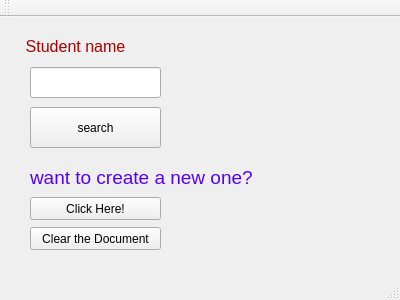
<?xml version="1.0" encoding="UTF-8"?>
<ui version="4.0">
 <class>MainWindow</class>
 <widget class="QMainWindow" name="MainWindow">
  <property name="geometry">
   <rect>
    <x>0</x>
    <y>0</y>
    <width>400</width>
    <height>300</height>
   </rect>
  </property>
  <property name="windowTitle">
   <string>MainWindow</string>
  </property>
  <widget class="QWidget" name="centralWidget">
   <widget class="QLabel" name="label">
    <property name="geometry">
     <rect>
      <x>10</x>
      <y>20</y>
      <width>131</width>
      <height>20</height>
     </rect>
    </property>
    <property name="text">
     <string>&lt;html&gt;&lt;head/&gt;&lt;body&gt;&lt;p align=&quot;center&quot;&gt;&lt;span style=&quot; font-size:12pt; color:#aa0000;&quot;&gt;Student name&lt;/span&gt;&lt;/p&gt;&lt;/body&gt;&lt;/html&gt;</string>
    </property>
   </widget>
   <widget class="QPushButton" name="search">
    <property name="geometry">
     <rect>
      <x>30</x>
      <y>90</y>
      <width>131</width>
      <height>41</height>
     </rect>
    </property>
    <property name="text">
     <string>search</string>
    </property>
   </widget>
   <widget class="QLineEdit" name="Sname">
    <property name="geometry">
     <rect>
      <x>30</x>
      <y>50</y>
      <width>131</width>
      <height>31</height>
     </rect>
    </property>
   </widget>
   <widget class="QLabel" name="label_2">
    <property name="geometry">
     <rect>
      <x>30</x>
      <y>140</y>
      <width>261</width>
      <height>41</height>
     </rect>
    </property>
    <property name="text">
     <string>&lt;html&gt;&lt;head/&gt;&lt;body&gt;&lt;p&gt;&lt;span style=&quot; font-size:14pt; color:#5500ff;&quot;&gt;want to create a new one?&lt;/span&gt;&lt;/p&gt;&lt;/body&gt;&lt;/html&gt;</string>
    </property>
   </widget>
   <widget class="QPushButton" name="wantCreate">
    <property name="geometry">
     <rect>
      <x>30</x>
      <y>180</y>
      <width>131</width>
      <height>23</height>
     </rect>
    </property>
    <property name="text">
     <string>Click Here!</string>
    </property>
   </widget>
   <widget class="QPushButton" name="cLear">
    <property name="geometry">
     <rect>
      <x>30</x>
      <y>210</y>
      <width>131</width>
      <height>23</height>
     </rect>
    </property>
    <property name="text">
     <string>Clear the Document</string>
    </property>
   </widget>
  </widget>
  <widget class="QMenuBar" name="menuBar">
   <property name="geometry">
    <rect>
     <x>0</x>
     <y>0</y>
     <width>400</width>
     <height>23</height>
    </rect>
   </property>
  </widget>
  <widget class="QToolBar" name="mainToolBar">
   <attribute name="toolBarArea">
    <enum>TopToolBarArea</enum>
   </attribute>
   <attribute name="toolBarBreak">
    <bool>false</bool>
   </attribute>
  </widget>
  <widget class="QStatusBar" name="statusBar"/>
 </widget>
 <layoutdefault spacing="6" margin="11"/>
 <resources/>
 <connections/>
</ui>
